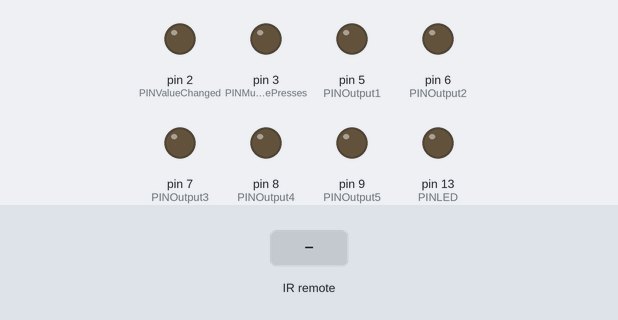
This sketch was run on a simulated Arduino Uno, built with avr-gcc and run on an emulated ATmega328P. Shown: output pins drawn as LEDs (lit = HIGH). The inputs (shaded band) are chosen by the test bench. What the sketch prints to the serial monitor is not drawn.

Above: at 1.2 s.
1.3 s: infrared code 0xFD00FF received
At 2.1 s:
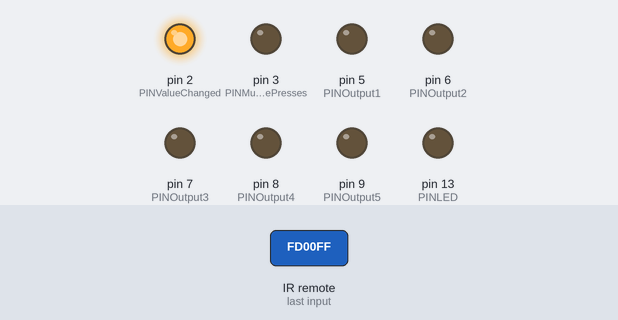
2.8 s: infrared code 0xFD807F received
At 3.3 s:
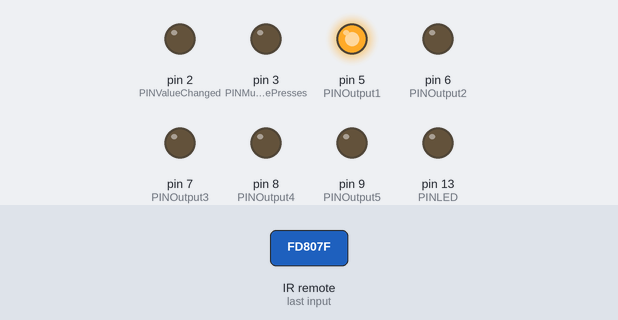
4.3 s: infrared code 0xFD40BF received
At 5.5 s:
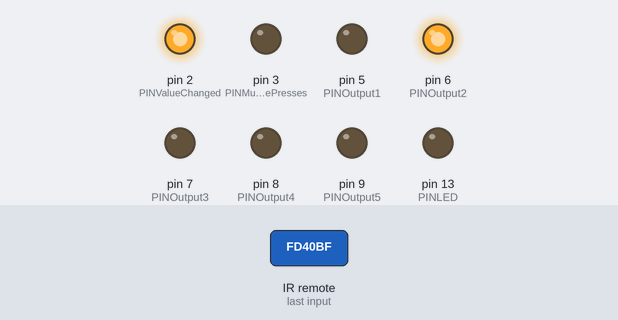
5.8 s: infrared code 0xFD20DF received
At 6.7 s:
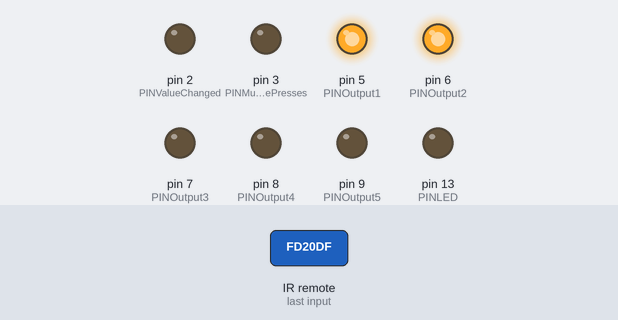
7.3 s: infrared code 0xFDA05F received
At 7.9 s:
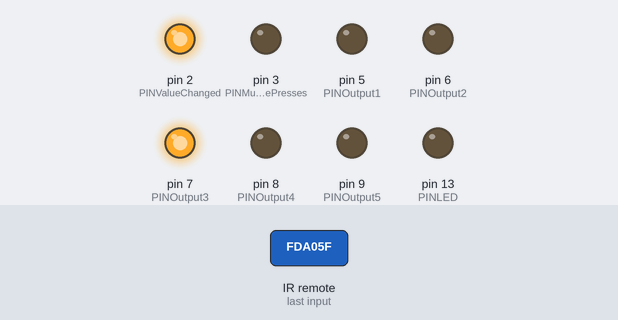
8.8 s: infrared code 0xFD609F received
At 10.2 s:
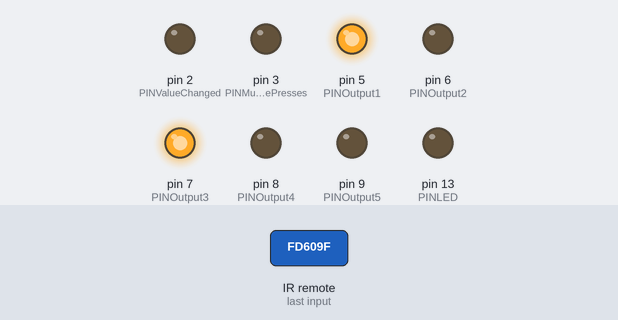
Timing chart, 0 to 11.3 s (numbered marks = the images above; inputs shaded):
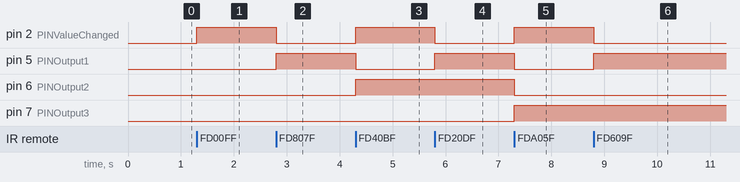

Measured:
- after the input at 1.3 s, pin 2 (PINValueChanged): LOW → HIGH at once
- after the input at 2.8 s, pin 2 (PINValueChanged): HIGH → LOW at once; pin 5 (PINOutput1): LOW → HIGH at once
- after the input at 4.3 s, pin 2 (PINValueChanged), pin 6 (PINOutput2): LOW → HIGH at once; pin 5 (PINOutput1): HIGH → LOW at once
- after the input at 5.8 s, pin 2 (PINValueChanged): HIGH → LOW at once; pin 5 (PINOutput1): LOW → HIGH at once
- after the input at 7.3 s, pin 2 (PINValueChanged), pin 7 (PINOutput3): LOW → HIGH at once; pin 5 (PINOutput1), pin 6 (PINOutput2): HIGH → LOW at once
- after the input at 8.8 s, pin 2 (PINValueChanged): HIGH → LOW at once; pin 5 (PINOutput1): LOW → HIGH at once

The sketch:

ArduinoProMini.ino
```cpp
/*
 Name:		ArduinoProMini.ino
 Created:	19.11.2016 15:25:33
 Author:	sdaur
*/

#include <IRremote.h>

#define PINValueChanged 2
#define PINMultiplePresses 3
#define PINOutput1 5						//The LSB-Bit
#define PINOutput2 6
#define PINOutput3 7
#define PINOutput4 8
#define PINOutput5 9						//The MSB-Bit
#define PINLED 13


IRrecv irrecv(4);							// Receive on pin 4
decode_results results;
uint32_t tempresult;
bool ValueChanged;							//will change its state at every value change
bool multiplePresses;						//when holding down the key on the Remote
bool changeValueChanged;
unsigned long tempmillis;
uint8_t delayMultiple;


void setup()
{
	Serial.begin(115200);
	irrecv.enableIRIn();					// Start the receiver
	Serial.println("Started - Waiting - V1.2 RC");
	pinMode(PINLED, OUTPUT);				// set pins to Output
	pinMode(PINValueChanged, OUTPUT);
	pinMode(PINMultiplePresses, OUTPUT);
	pinMode(PINOutput1, OUTPUT);
	pinMode(PINOutput2, OUTPUT);
	pinMode(PINOutput3, OUTPUT);
	pinMode(PINOutput4, OUTPUT);
	pinMode(PINOutput5, OUTPUT);

}

void loop() {

	//Receiving
	if (irrecv.decode(&results)) {
		//Serial.println(results.value, HEX);
		tempresult = results.value;
		irrecv.resume(); // Continue receiving
		delayMultiple++;
	}


	//write the ValueChanged pin and set the LED
	digitalWrite(PINValueChanged, ValueChanged);

	//write the repeat PIN
	digitalWrite(PINMultiplePresses, multiplePresses);
	digitalWrite(PINLED, multiplePresses);

	//printing status
	/*if (tempresult != 0)
	{
		Serial.print("Key: ");
		Serial.print(tempresult, HEX);
		Serial.print("  multiple presses: ");
		Serial.print(multiplePresses);
		Serial.print(" i: ");
		Serial.print(delayMultiple);
		Serial.print("  ValueChanged: ");
		Serial.println(ValueChanged);
	}*/

	//Translating results in binary outputs
	Translate();

	//checking for key hold down - multiplePresses
	if (millis() - tempmillis < 500)
	{
		//delayMultiple++;
	}
	else
	{
		multiplePresses = 0;
		delayMultiple = 0;
	}
	if (tempresult == 0xFFFFFFFF)
	{
		tempmillis = millis();
	}

	if (delayMultiple == 3)
	{
		delayMultiple = 2;
		multiplePresses = 1;
	}

	//checking for changed value - ValueChanged
	if (tempresult != 0 && tempresult != 0xFFFFFFFF && changeValueChanged)
		ValueChanged = !ValueChanged;

	//reseting to 0 and waiting for the next keypress
	tempresult = 0;
}

void Translate()
{
	changeValueChanged = 1;
	switch (tempresult)
	{
	case 0xFD00FF:
		//Serial.println("Detected: Power");
		digitalWrite(PINOutput1, 0);
		digitalWrite(PINOutput2, 0);
		digitalWrite(PINOutput3, 0);
		digitalWrite(PINOutput4, 0);
		digitalWrite(PINOutput5, 0);
		break;
	case 0xFD807F:
		//Serial.println("Detected: Vol+");
		digitalWrite(PINOutput1, 1);
		digitalWrite(PINOutput2, 0);
		digitalWrite(PINOutput3, 0);
		digitalWrite(PINOutput4, 0);
		digitalWrite(PINOutput5, 0);
		break;
	case 0xFD40BF:
		//Serial.println("Detected: FUNC/STOP");
		digitalWrite(PINOutput1, 0);
		digitalWrite(PINOutput2, 1);
		digitalWrite(PINOutput3, 0);
		digitalWrite(PINOutput4, 0);
		digitalWrite(PINOutput5, 0);
		break;
	case 0xFD20DF:
		//Serial.println("Detected: <--");
		digitalWrite(PINOutput1, 1);
		digitalWrite(PINOutput2, 1);
		digitalWrite(PINOutput3, 0);
		digitalWrite(PINOutput4, 0);
		digitalWrite(PINOutput5, 0);
		break;
	case 0xFDA05F:
		//Serial.println("Detected: Play/Pause");
		digitalWrite(PINOutput1, 0);
		digitalWrite(PINOutput2, 0);
		digitalWrite(PINOutput3, 1);
		digitalWrite(PINOutput4, 0);
		digitalWrite(PINOutput5, 0);
		break;
	case 0xFD609F:
		//Serial.println("Detected: -->");
		digitalWrite(PINOutput1, 1);
		digitalWrite(PINOutput2, 0);
		digitalWrite(PINOutput3, 1);
		digitalWrite(PINOutput4, 0);
		digitalWrite(PINOutput5, 0);
		break;
	case 0xFD10EF:
		//Serial.println("Detected: Down");
		digitalWrite(PINOutput1, 0);
		digitalWrite(PINOutput2, 1);
		digitalWrite(PINOutput3, 1);
		digitalWrite(PINOutput4, 0);
		digitalWrite(PINOutput5, 0);
		break;
	case 0xFD906F:
		//Serial.println("Detected: Vol-");
		digitalWrite(PINOutput1, 1);
		digitalWrite(PINOutput2, 1);
		digitalWrite(PINOutput3, 1);
		digitalWrite(PINOutput4, 0);
		digitalWrite(PINOutput5, 0);
		break;
	case 0xFD50AF:
		//Serial.println("Detected: Up");
		digitalWrite(PINOutput1, 0);
		digitalWrite(PINOutput2, 0);
		digitalWrite(PINOutput3, 0);
		digitalWrite(PINOutput4, 1);
		digitalWrite(PINOutput5, 0);
		break;
	case 0xFD30CF:
		//Serial.println("Detected: 0");
		digitalWrite(PINOutput1, 1);
		digitalWrite(PINOutput2, 0);
		digitalWrite(PINOutput3, 0);
		digitalWrite(PINOutput4, 1);
		digitalWrite(PINOutput5, 0);
		break;
	case 0xFDB04F:
		//Serial.println("Detected: EQ");
		digitalWrite(PINOutput1, 0);
		digitalWrite(PINOutput2, 1);
		digitalWrite(PINOutput3, 0);
		digitalWrite(PINOutput4, 1);
		digitalWrite(PINOutput5, 0);
		break;
	case 0xFD708F:
		//Serial.println("Detected: ST/REPT");
		digitalWrite(PINOutput1, 1);
		digitalWrite(PINOutput2, 1);
		digitalWrite(PINOutput3, 0);
		digitalWrite(PINOutput4, 1);
		digitalWrite(PINOutput5, 0);
		break;
	case 0xFD08F7:
		//Serial.println("Detected: 1");
		digitalWrite(PINOutput1, 0);
		digitalWrite(PINOutput2, 0);
		digitalWrite(PINOutput3, 1);
		digitalWrite(PINOutput4, 1);
		digitalWrite(PINOutput5, 0);
		break;
	case 0xFD8877:
		//Serial.println("Detected: 2");
		digitalWrite(PINOutput1, 1);
		digitalWrite(PINOutput2, 0);
		digitalWrite(PINOutput3, 1);
		digitalWrite(PINOutput4, 1);
		digitalWrite(PINOutput5, 0);
		break;
	case 0xFD48B7:
		//Serial.println("Detected: 3");
		digitalWrite(PINOutput1, 0);
		digitalWrite(PINOutput2, 1);
		digitalWrite(PINOutput3, 1);
		digitalWrite(PINOutput4, 1);
		digitalWrite(PINOutput5, 0);
		break;
	case 0xFD28D7:
		//Serial.println("Detected: 4");
		digitalWrite(PINOutput1, 1);
		digitalWrite(PINOutput2, 1);
		digitalWrite(PINOutput3, 1);
		digitalWrite(PINOutput4, 1);
		digitalWrite(PINOutput5, 0);
		break;
	case 0xFDA857:
		//Serial.println("Detected: 5");
		digitalWrite(PINOutput1, 0);
		digitalWrite(PINOutput2, 0);
		digitalWrite(PINOutput3, 0);
		digitalWrite(PINOutput4, 0);
		digitalWrite(PINOutput5, 1);
		break;
	case 0xFD6897:
		//Serial.println("Detected: 6");
		digitalWrite(PINOutput1, 1);
		digitalWrite(PINOutput2, 0);
		digitalWrite(PINOutput3, 0);
		digitalWrite(PINOutput4, 0);
		digitalWrite(PINOutput5, 1);
		break;
	case 0xFD18E7:
		//Serial.println("Detected: 7");
		digitalWrite(PINOutput1, 0);
		digitalWrite(PINOutput2, 1);
		digitalWrite(PINOutput3, 0);
		digitalWrite(PINOutput4, 0);
		digitalWrite(PINOutput5, 1);
		break;
	case 0xFD9867:
		//Serial.println("Detected: 8");
		digitalWrite(PINOutput1, 1);
		digitalWrite(PINOutput2, 1);
		digitalWrite(PINOutput3, 0);
		digitalWrite(PINOutput4, 0);
		digitalWrite(PINOutput5, 1);
		break;
	case 0xFD58A7:
		//Serial.println("Detected: 9");
		digitalWrite(PINOutput1, 0);
		digitalWrite(PINOutput2, 0);
		digitalWrite(PINOutput3, 1);
		digitalWrite(PINOutput4, 0);
		digitalWrite(PINOutput5, 1);
		break;
	default:
		//Do nothing and block value changed var
		changeValueChanged = 0;
		break;
	}
}
```
